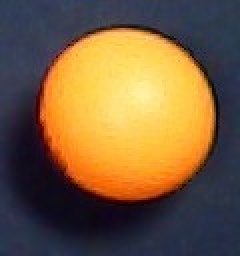
#> input picture data/image1.jpg, 120 x 128 px (shown 2 times larger)
$ python '01二值化.py'
#> lines starting #> are read from the running program, lines starting #| are printed output that depends on the picture; after the words box and inside, x2 and y2 are one past the last pixel; in counts of white or black regions, pixels touching at a corner belong together
#!/usr/bin/env python3
import cv2
import matplotlib.pyplot as plt

img_file = r'../data/image1.jpg' #图像的名称
img = cv2.imread(img_file,cv2.COLOR_BGRA2GRAY)
#> img is the input picture: shape (128, 120, 3); mean B, G, R 62.8, 94.4, 120.8
img = img[:,:,[2,1,0]] #将OpenCV的BGR格式转为RGB格式
print('图像的大小是:{}'.format(img.shape)) #打印图像的维度信息
#| 图像的大小是:(128, 120, 3)

plt.rcParams['font.sans-serif'] = ['SimHei'] # 指定默认字体
plt.figure(figsize=(16,9),dpi=80)
plt.subplot(1,3,1)
plt.title('原图')
plt.imshow(img)

plt.subplot(1,3,2)
plt.title('通道1')
plt.imshow(img[:,:,[0]],cmap='gray')

img1 = img[:,:,[0]]
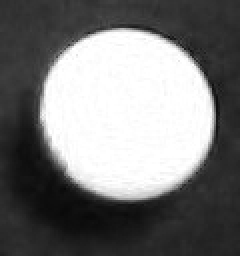
#> img1: shape (128, 120, 1) (shown 2 times larger); min 8, max 255, mean 120.8
threshold = 75 #二值化阈值
for i in range(img1.shape[0]):
    for j in range(img1.shape[1]):
        if img1[i,j,0]>threshold:
            img1[i,j,0] = 255
        else:
            img1[i,j,0] = 0
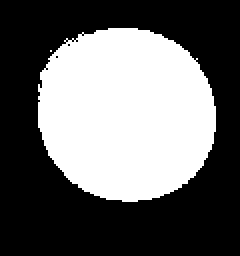
#> img1: shape (128, 120, 1) (shown 2 times larger); 40.4% white; 2 white regions (1 under 20 px), largest, box (x1, y1, x2, y2) and area: (19, 14, 108, 101) 6209
plt.subplot(1,3,3)
plt.title('二值图')
plt.imshow(img1,cmap='gray')
plt.show()
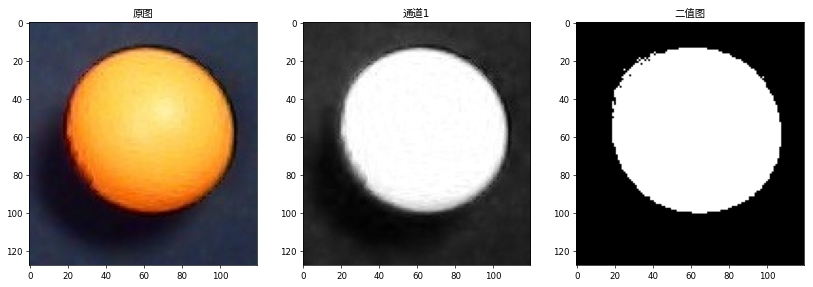
#> figure drawn by matplotlib, 3 panels

$ run again, with data/image0.jpg copied over data/image1.jpg
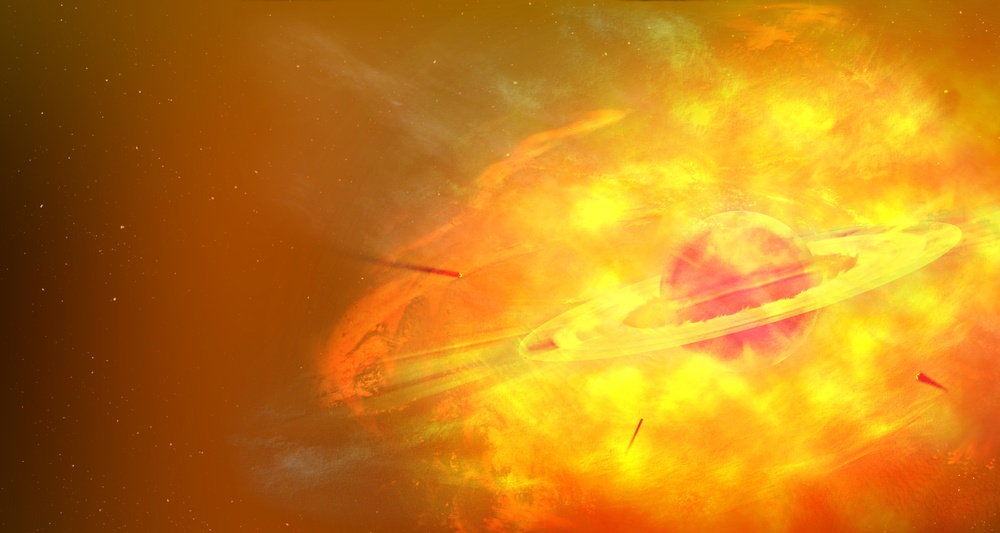
#> input picture data/image0.jpg, 1000 x 533 px, shrunk from 3000 x 1600 before the run
#> img is the input picture: shape (533, 1000, 3); mean B, G, R 23.6, 126.1, 194.7
#| 图像的大小是:(533, 1000, 3)
#> after the loop `for i in range(img1.shape[0]):`:
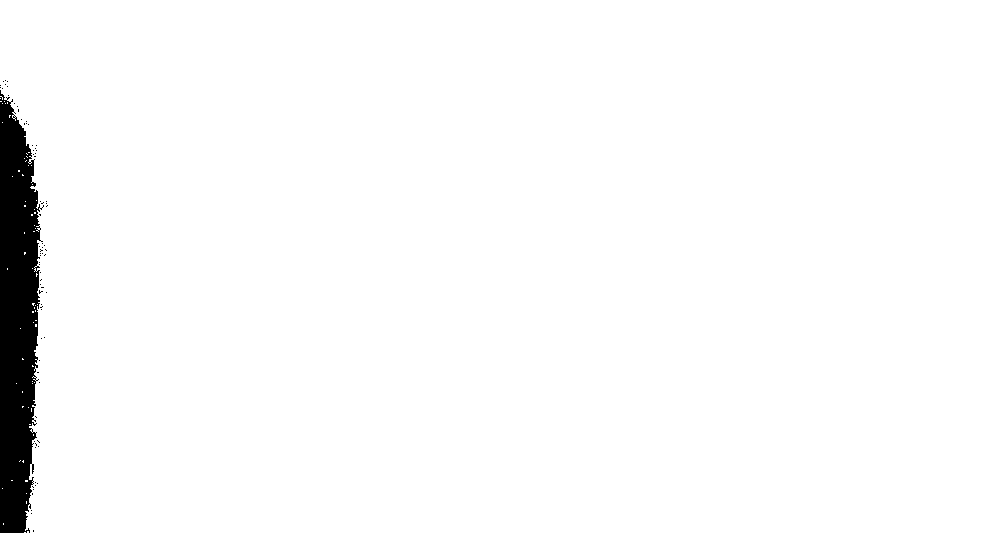
#> img1: shape (533, 1000, 1); 97.3% white; 73 black regions (72 under 20 px), largest, box (x1, y1, x2, y2) and area: (0, 90, 44, 533) 14226
#> `plt.show()`:
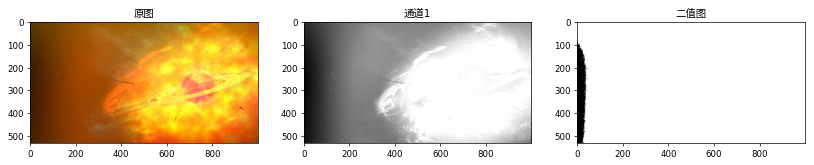
#> figure drawn by matplotlib, 3 panels
